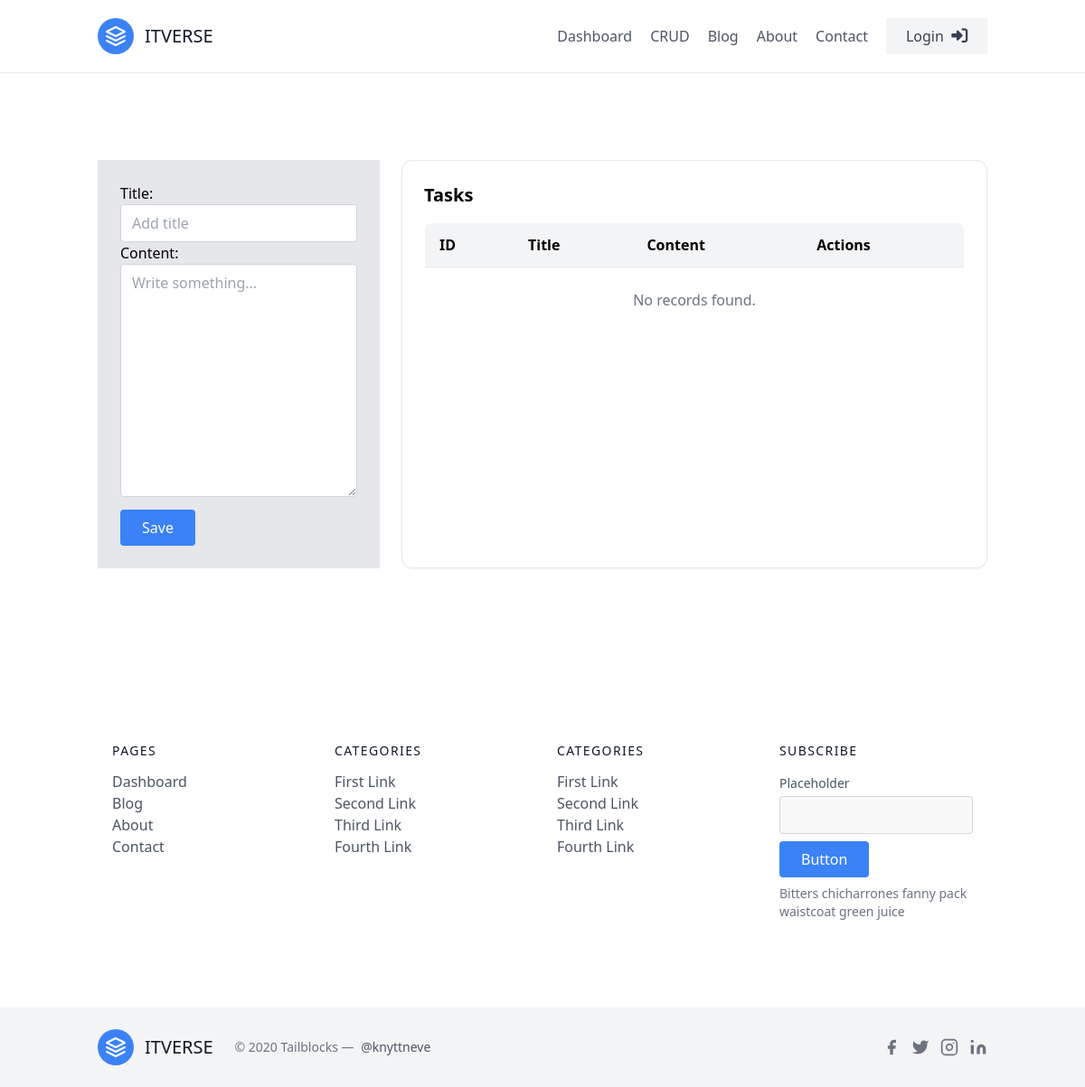
The app's page /crud, older data.
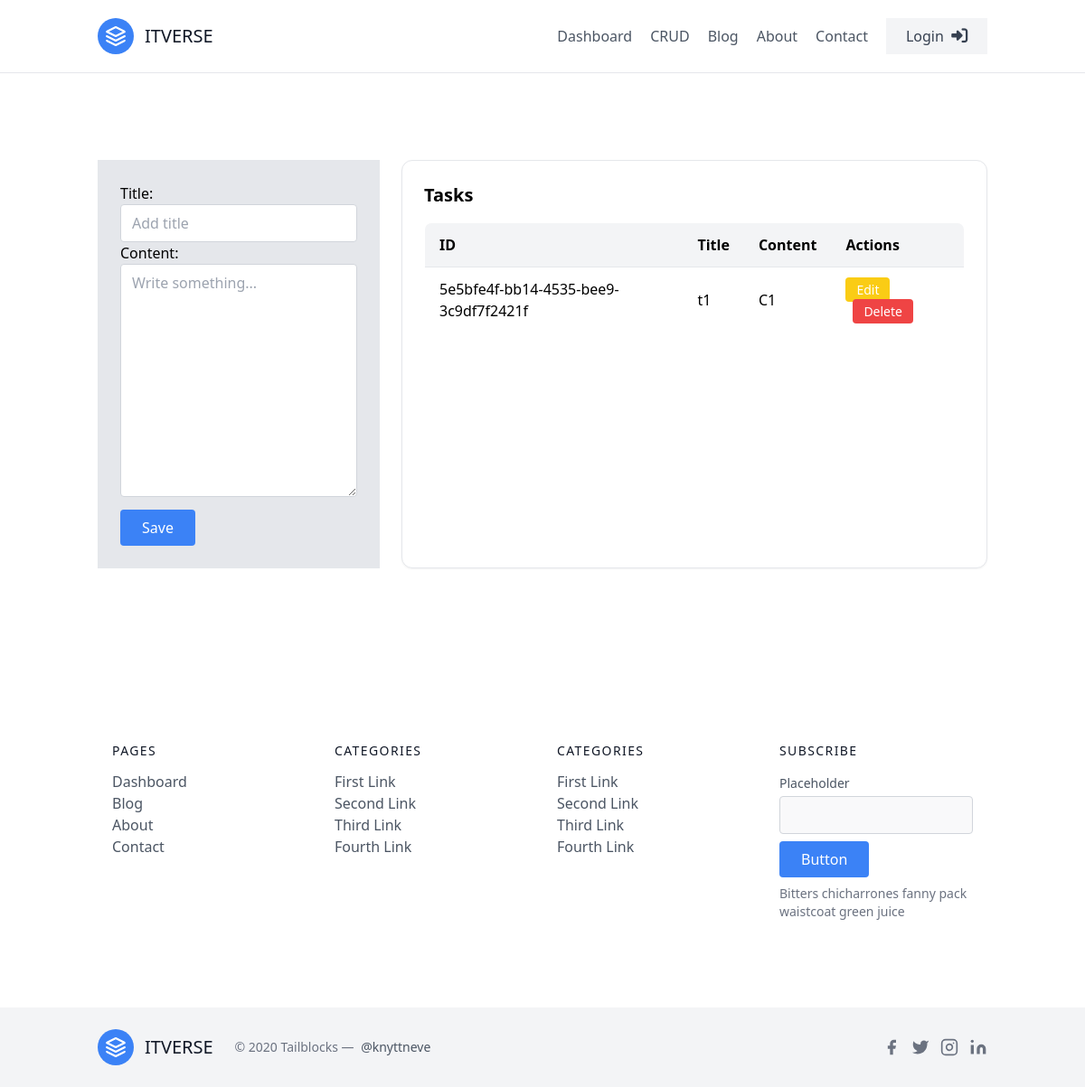
The same page, newer data.
### apps/dashboard/models.py (models this page shows)
class Task(BaseClass):
    title = models.CharField(max_length=255)
    content = models.TextField()

### apps/dashboard/views.py (the view, shortened to what this page needs)
# urls.py: path("crud", crud, name="crud"),
def crud(request):
    form = TaskForm()
    tasks = Task.objects.all().order_by("-created_at")
    context = {
        "form": form,
        "tasks":tasks
    }
    return render(request, "dashboard/crud.html", context)

### apps/dashboard/forms.py
class TaskForm(forms.ModelForm):
    class Meta:
        model = Task
        fields = ["title", "content"]
        widgets = {
            'title': forms.TextInput(attrs={'class': 'w-full rounded border border-gray-300 py-2 px-3 focus:ring-2 focus:ring-blue-300', "placeholder":"Add title"}),
            'content': forms.Textarea(attrs={'class': 'w-full rounded border border-gray-300 py-2 px-3 focus:ring-2 focus:ring-blue-300', "placeholder":"Write something..."}),
        }

### apps/dashboard/templates/dashboard/crud.html (shortened to what this page needs)
{% extends 'dashboard/base.html' %}
{% block body %}
<div class="grid grid-cols-12 gap-6">
    <div class="col-span-4 border bg-gray-200 p-6">
        <form action="{% url 'crud' %}" method="post">
            {{form}}
            <button type="submit"
                class="lg:mt-2 xl:mt-0 flex-shrink-0 inline-flex text-white bg-blue-500 border-0 py-2 px-6 focus:outline-none hover:bg-blue-600 rounded">Save</button>
        </form>
    </div>
    <div class="col-span-8 border bg-white p-6 rounded-xl shadow-sm">
        <h2 class="text-xl font-semibold mb-4">Tasks</h2>
        <div class="overflow-x-auto">
            <table class="min-w-full border border-gray-200 rounded-lg overflow-hidden">
                <thead class="bg-gray-100">
                    <tr>
                        <th class="text-left py-3 px-4 border-b">ID</th>
                        <th class="text-left py-3 px-4 border-b">Title</th>
                        <th class="text-left py-3 px-4 border-b">Content</th>
                        <th class="text-left py-3 px-4 border-b">Actions</th>
                    </tr>
                </thead>
                <tbody class="bg-white">
                    {% for task in tasks %}
                    <tr class="hover:bg-gray-50 transition">
                        <td class="py-3 px-4 border-b">{{ task.id }}</td>
                        <td class="py-3 px-4 border-b">{{ task.title }}</td>
                        <td class="py-3 px-4 border-b">{{ task.content }}</td>
                        <td class="py-3 px-4 border-b space-x-2">
                            <a href=""
                                class="bg-yellow-400 hover:bg-yellow-500 text-white py-1 px-3 rounded text-sm">
                                Edit
                            </a>
                            <a href="{% url 'crud_record_delete' record_id=task.id %}"
                                class="bg-red-500 hover:bg-red-600 text-white py-1 px-3 rounded text-sm">
                                Delete
                            </a>
                        </td>
                    </tr>
                    {% empty %}
                    <tr>
                        <td colspan="4" class="text-center py-6 text-gray-500">
                            No records found.
                        </td>
                    </tr>
                    {% endfor %}
                </tbody>
            </table>
        </div>
    </div>
</div>
{% endblock %}

Row changes from the older to the newer data that the page shows:
added Task: id "5e5bfe4f-bb14-4535-bee9-3c9df7f2421f", title "t1", content "C1"
Text that changed along with them:
text no longer shown: "No records found."
